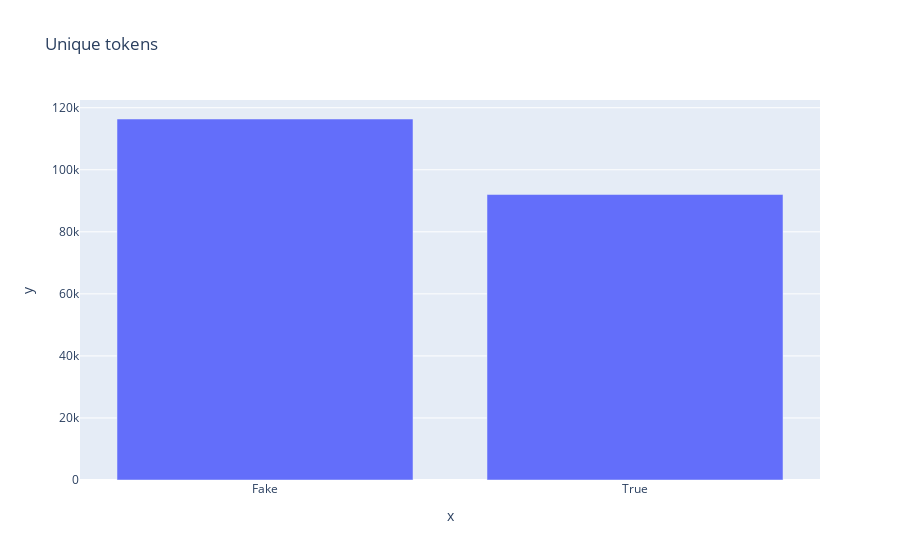

Source (notebook cell):
### Code cell
fig = px.bar(y=[len(unique_tokens_fake), len(unique_tokens_true)], x=['Fake', 'True'], title='Unique tokens')
fig.show()

### Figure 1 — Plotly figure (JSON) as saved in the notebook; plotly's stock layout.template omitted (floating-point values rounded to 4 significant figures)
{"data": [{"alignmentgroup": "True", "hovertemplate": "x=%{x}<br>y=%{y}<extra></extra>", "legendgroup": "", "marker": {"color": "#636efa", "pattern": {"shape": ""}}, "name": "", "offsetgroup": "", "orientation": "v", "showlegend": false, "textposition": "auto", "type": "bar", "x": ["Fake", "True"], "xaxis": "x", "y": [116365, 92019], "yaxis": "y"}], "layout": {"barmode": "relative", "legend": {"tracegroupgap": 0}, "title": {"text": "Unique tokens"}, "xaxis": {"anchor": "y", "domain": [0, 1], "title": {"text": "x"}}, "yaxis": {"anchor": "x", "domain": [0, 1], "title": {"text": "y"}}}}
